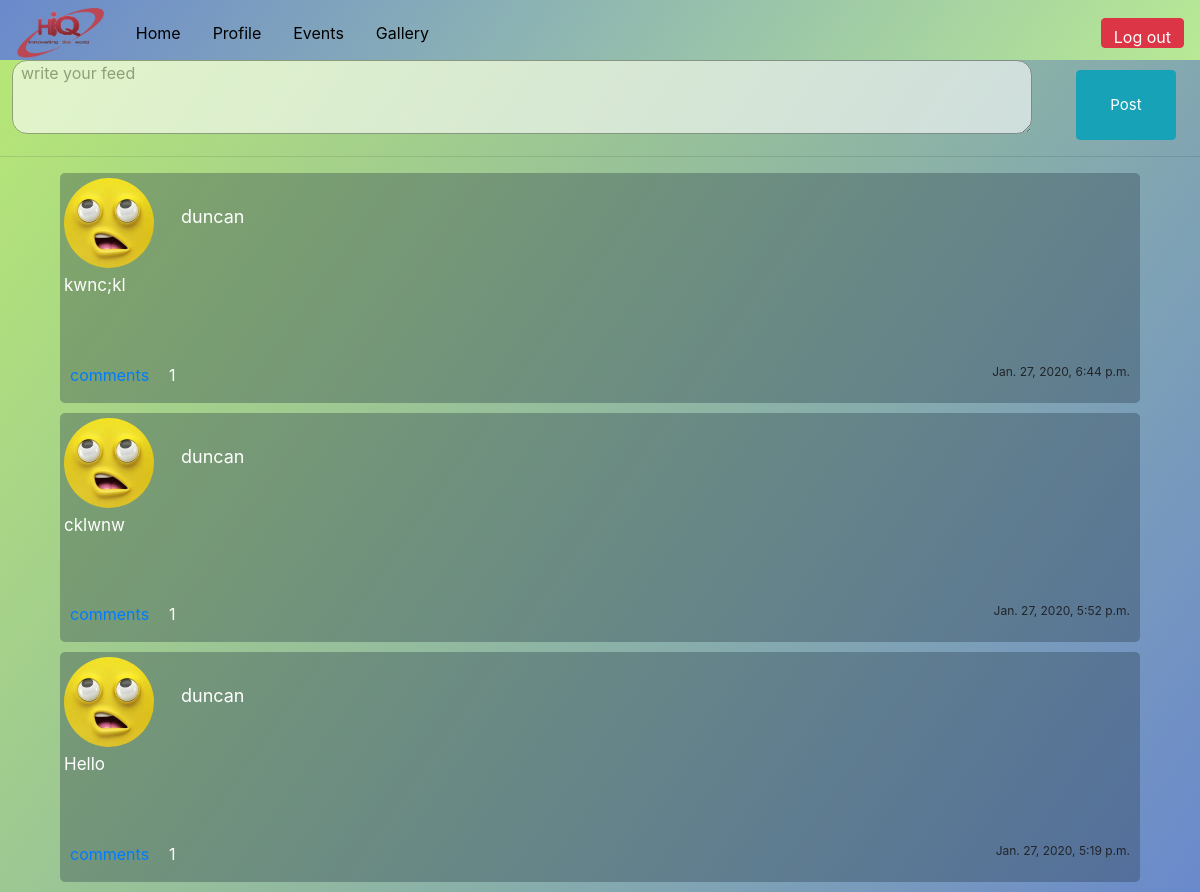
Before: /Feeds/ (signed in) with the older database file.
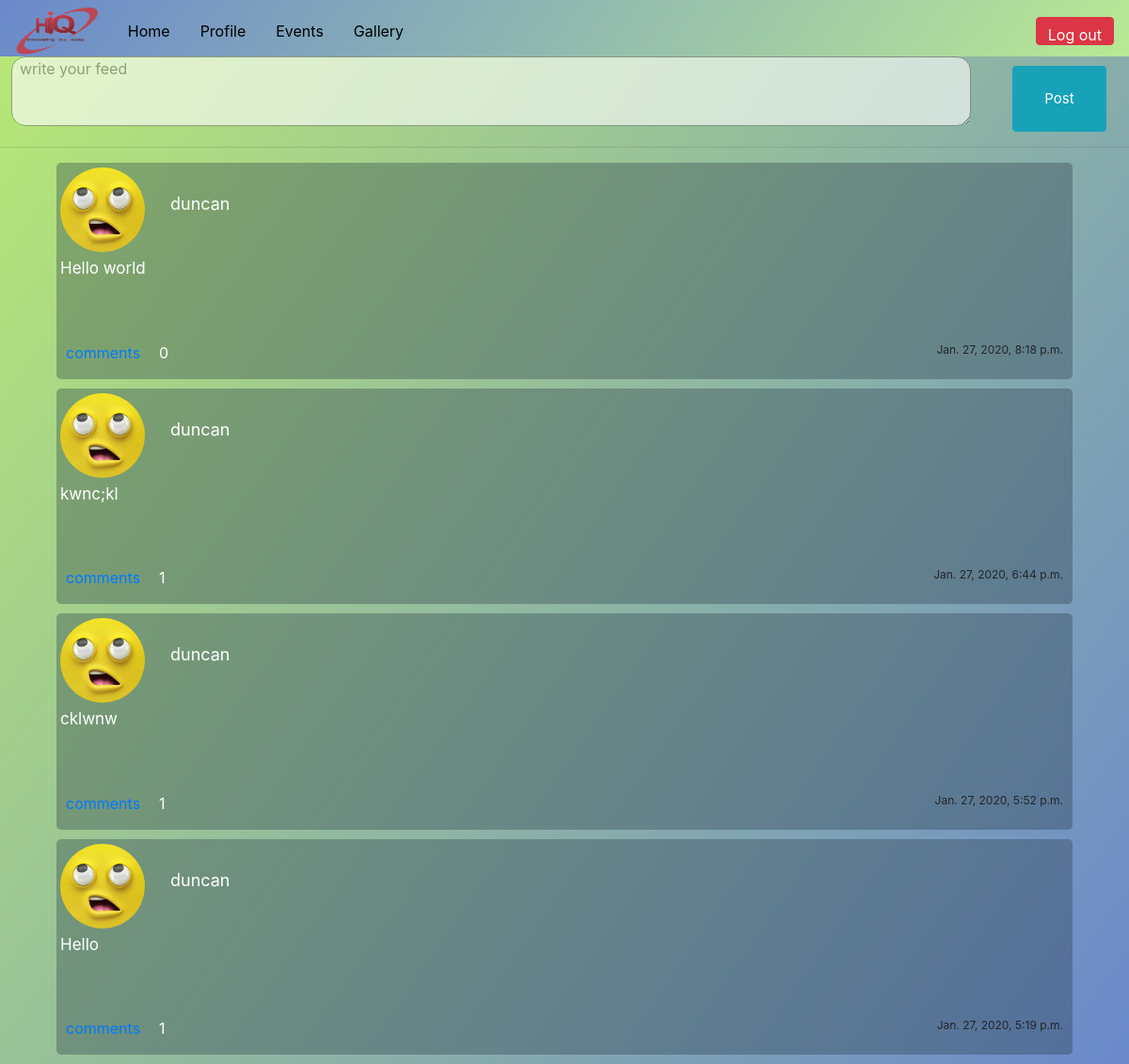
After: the same page with the newer database file.
### Feeds/models.py (models this page shows, shortened)
class feeds_list(models.Model):
    Fid = models.AutoField(primary_key = True)
    uid = models.ForeignKey(signup_user , on_delete = models.CASCADE)
    feed = models.CharField(max_length = 1255)
    post_time = models.DateTimeField(auto_now_add=True)
    class Meta:
        db_table = "feeds"

### signup/models.py (models this page shows)
class signup_user(models.Model):
    uid = models.AutoField(primary_key = True)
    First_Name = models.CharField(max_length = 30)
    Second_name = models.CharField(max_length = 30)
    Password = models.CharField(max_length = 30)
    Email = models.EmailField(max_length = 30 , unique = True)
    Phone_Number = models.CharField(max_length = 30)
    profilepic = models.ImageField(max_length = 100 , default = "None")
    logstatus = models.BooleanField(max_length = 3 , default = False)
    class Meta:
        db_table = "users"

### Feeds/views.py (the view)
# urls.py: url("Feeds/" , include("Feeds.urls")),
def Feeds(request):
    try:
        statusdecision = signup_user.objects.get(Email = request.session["email"]).logstatus
        request.session["email"]
    except:
        lcontrol = False
        uname = "You are not yet logged in."
        return redirect("/login")
    else:
        lcontrol = True
        if request.method == "POST":
            pass
        else:
            updates = feeds_list.objects.order_by("-post_time").annotate(Count("comment_list__uid"))
            commentcount = []
            print(vars(feeds_list.objects.all()))
            online_users = []
            filler = signup_user.objects.filter(logstatus=True)
            for user in filler:
                online_users.append(user.First_Name)
            return render(request , "./Feeds/feed.html" , context = {"updates" : updates,"online_users":online_users , "commentcount":commentcount , "loginshow":lcontrol})

### Feeds/templates/Feeds/feed.html (shortened to what this page needs)
{% load static %}
<!DOCTYPE html>
<html lang="en" dir="ltr">
<head>
 <link rel="stylesheet" href="https://stackpath.bootstrapcdn.com/bootstrap/4.4.1/css/bootstrap.min.css">
  <link rel="stylesheet" href="{% static './Feeds/css/styles.css' %}">
</head>
<body class="body">
    <div class="nav">
          <div class="navbar car">
            <img src="{% static './home/img/HiQ.png' %}" class="logo" alt="">
          </div>
          <div class="navbar options">
            <a href="{% url 'home:home' %}">Home</a>
          </div>
          <div class="navbar options">
            <a href="{% url 'profile:profile' %}">Profile</a>
          </div>
          <div class="navbar options">
            <a href="{% url 'events:events' %}">Events</a>
          </div>
          <div class="navbar options">
            <a href="{% url 'gallery:view_photo' %}">Gallery</a>
          </div>
          {% if loginshow %}
             <div class="navbar options first">
              <a href="{% url 'logout:logout' %}"><button type="button" id="showForm"  class="btn btn-danger topbtn" name="button">Log out</button></a>
             </div>
          {% else %}
          <div class="navbar options first">
              <a href="{% url 'login:login' %}"><button type="button" id="showForm"  class="btn btn-success topbtn" name="button">Log in</button></a>
          </div>
          {% endif %}
      </div>
  <div class="posts">
    <div class="add-feed-section">
        <form class="" action="{% url 'Feeds:addFeeds' %}" method="post">
            <textarea name="feed" class="text-feed" rows="3"  placeholder="write your feed" required></textarea>
           <button class="btn btn-info post-btn" name="button">Post</button>
        </form>
    </div>
    <hr>
    {% for update in updates %}
    <div class="feed">
      <div class="row">
        <div class="col-md-1">
          <img src="/media/{{update.uid.profilepic}}"class="profile" alt="profile">
        </div>
        <div class="col-md-1 name usr">
          <p>{{update.uid.First_Name}}</p>
        </div>
      </div>
      <p class="feed-text">{{update.feed}}</p>
      <br>
      <div class="row comment-section">
        <span class="com"><a href="{% url 'coms:comments' update.Fid %}">comments</a> </span> <p class="count">{{update.comment_list__uid__count}}</p> <span class="time">{{update.post_time}}</span>
      </div>
    </div>
    {% endfor %}
  </div>
  </body>
</html>

Changed rows visible on the page:
added feeds_list: uid.profilepic (picture), uid.First_Name "duncan", feed "Hello world", comment_list__uid__count "0", post_time "Jan. 27, 2020, 8:18 p.m."
